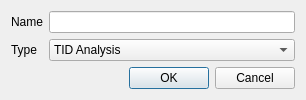
<?xml version="1.0" encoding="UTF-8"?>
<ui version="4.0">
 <class>DialogAddAnalysis</class>
 <widget class="QDialog" name="DialogAddAnalysis">
  <property name="geometry">
   <rect>
    <x>0</x>
    <y>0</y>
    <width>306</width>
    <height>95</height>
   </rect>
  </property>
  <property name="windowTitle">
   <string>Add Analysis</string>
  </property>
  <layout class="QGridLayout" name="gridLayout_2">
   <item row="0" column="0">
    <widget class="QLabel" name="label">
     <property name="text">
      <string>Name</string>
     </property>
    </widget>
   </item>
   <item row="0" column="1">
    <widget class="QLineEdit" name="Name">
     <property name="enabled">
      <bool>true</bool>
     </property>
     <property name="frame">
      <bool>true</bool>
     </property>
    </widget>
   </item>
   <item row="2" column="0" colspan="2">
    <widget class="QDialogButtonBox" name="buttonBox">
     <property name="orientation">
      <enum>Qt::Horizontal</enum>
     </property>
     <property name="standardButtons">
      <set>QDialogButtonBox::Cancel|QDialogButtonBox::Ok</set>
     </property>
    </widget>
   </item>
   <item row="1" column="0">
    <widget class="QLabel" name="label_2">
     <property name="text">
      <string>Type</string>
     </property>
    </widget>
   </item>
   <item row="1" column="1">
    <widget class="QComboBox" name="comboBox">
     <item>
      <property name="text">
       <string>TID Analysis</string>
      </property>
     </item>
     <item>
      <property name="text">
       <string>NIEL Analysis</string>
      </property>
     </item>
     <item>
      <property name="text">
       <string>Fluence Analysis</string>
      </property>
     </item>
     <item>
      <property name="text">
       <string>LET Analysis</string>
      </property>
     </item>
    </widget>
   </item>
  </layout>
 </widget>
 <resources/>
 <connections>
  <connection>
   <sender>buttonBox</sender>
   <signal>accepted()</signal>
   <receiver>DialogAddAnalysis</receiver>
   <slot>accept()</slot>
   <hints>
    <hint type="sourcelabel">
     <x>248</x>
     <y>254</y>
    </hint>
    <hint type="destinationlabel">
     <x>157</x>
     <y>274</y>
    </hint>
   </hints>
  </connection>
  <connection>
   <sender>buttonBox</sender>
   <signal>rejected()</signal>
   <receiver>DialogAddAnalysis</receiver>
   <slot>reject()</slot>
   <hints>
    <hint type="sourcelabel">
     <x>316</x>
     <y>260</y>
    </hint>
    <hint type="destinationlabel">
     <x>286</x>
     <y>274</y>
    </hint>
   </hints>
  </connection>
 </connections>
</ui>
